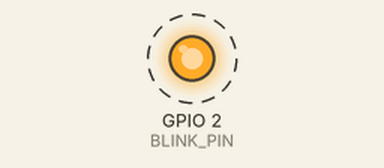
This sketch was run on a simulated Seeed XIAO ESP32-C3. On the bench: output pins drawn as LEDs (lit = HIGH). Dashed ring = blinking. What the sketch prints to the serial monitor is not drawn.

Above: at 0.3 s.
Timing chart, 0 to 3.1 s (numbered marks = the images above):
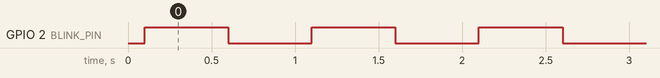

The sketch:

blink.ino
```cpp
/*
 * XIAO ESP32-C3 — Blink
 * 该板没有板载用户 LED。把一颗 LED（串联约 220Ω 电阻）接在 D0 (GPIO2) 与 GND 之间即可看到闪烁。
 * 同时向 USB 串口打印状态。
 * This board has no onboard user LED. Connect an LED (+ ~220Ω resistor)
 * between D0 (GPIO2) and GND to see it blink. Prints state over USB Serial.
 */
#define BLINK_PIN 2  // D0 / GPIO2

void setup() {
  Serial.begin(115200);
  delay(100);
  pinMode(BLINK_PIN, OUTPUT);
  Serial.println("XIAO ESP32-C3 blink start");
}

void loop() {
  digitalWrite(BLINK_PIN, HIGH);
  Serial.println("LED on");
  delay(500);
  digitalWrite(BLINK_PIN, LOW);
  Serial.println("LED off");
  delay(500);
}
```

Measured:
- by itself, GPIO 2 (BLINK_PIN): alternates HIGH for 0.50 s and LOW for 0.50 s
